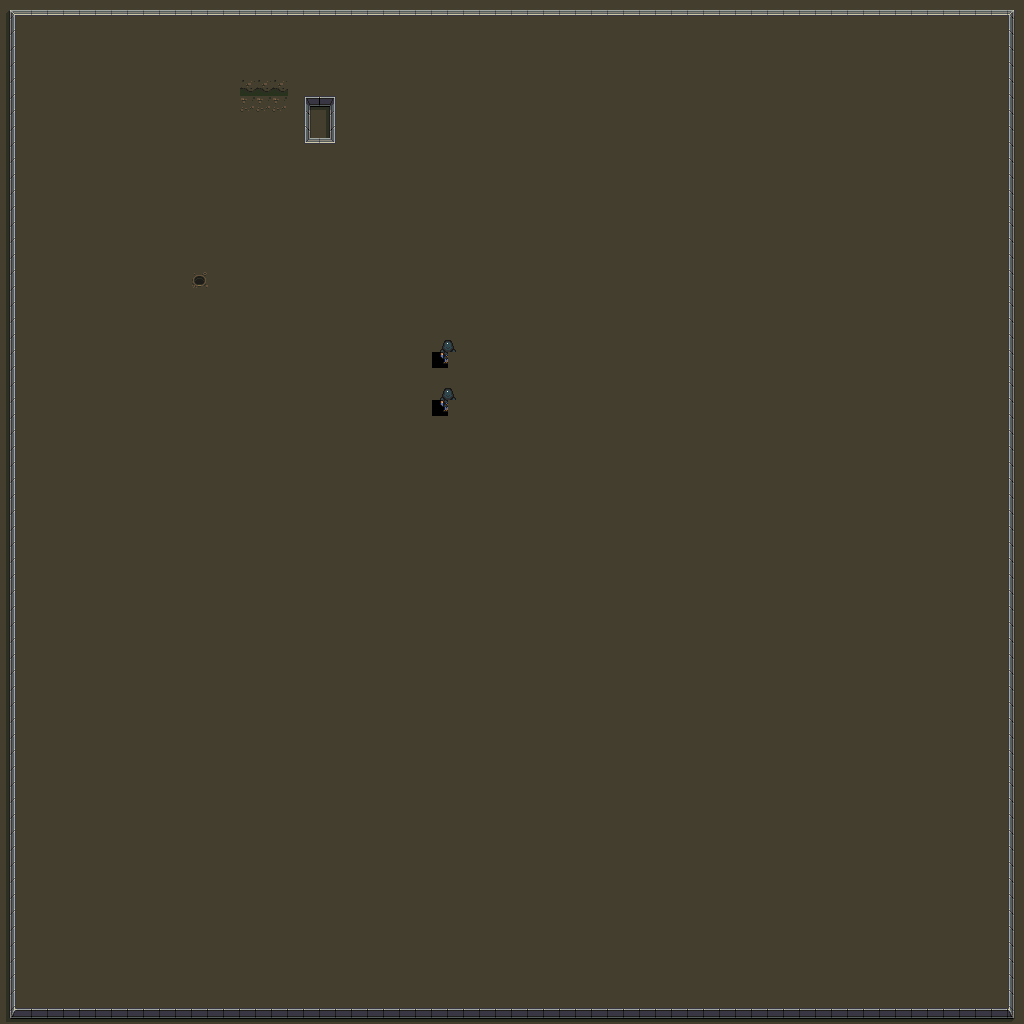

Rendered tile map (Tiled .tmx) drawn with the repository's tilesets; below, a short description and the map source with its tile grids summarised:
An orthogonal 64x64 tile map with 16x16 px tiles, 2 tile layers (BGLayer, FGLayer), 3 tilesets and 1 object.

<map version="1.2" tiledversion="1.2.0" orientation="orthogonal" renderorder="right-down" width="64" height="64" tilewidth="16" tileheight="16" infinite="0" nextlayerid="8" nextobjectid="1">
 <tileset firstgid="1" name="sci-fi-tiles" tilewidth="16" tileheight="16" tilecount="56" columns="28">
  <image source="sci-fi-tiles.png" trans="ff00ff" width="448" height="32" />
  <tile id="38">
   <properties>
    <property name="collider" type="bool" value="true" />
    <property name="state" type="int" value="1" />
   </properties>
  </tile>
  <tile id="39">
   <properties>
    <property name="collider" type="bool" value="true" />
    <property name="state" type="int" value="1" />
   </properties>
  </tile>
  <tile id="40">
   <properties>
    <property name="collider" type="bool" value="true" />
    <property name="state" type="int" value="1" />
   </properties>
  </tile>
  <tile id="41">
   <properties>
    <property name="collider" type="bool" value="true" />
    <property name="state" type="int" value="1" />
   </properties>
  </tile>
  <tile id="42">
   <properties>
    <property name="collider" type="bool" value="true" />
    <property name="state" type="int" value="1" />
   </properties>
  </tile>
  <tile id="43">
   <properties>
    <property name="collider" type="bool" value="true" />
    <property name="state" type="int" value="1" />
   </properties>
  </tile>
  <tile id="44">
   <properties>
    <property name="collider" type="bool" value="true" />
    <property name="state" type="int" value="1" />
   </properties>
  </tile>
  <tile id="45">
   <properties>
    <property name="collider" type="bool" value="true" />
    <property name="state" type="int" value="1" />
   </properties>
  </tile>
  <tile id="46">
   <properties>
    <property name="collider" type="bool" value="true" />
    <property name="state" type="int" value="1" />
   </properties>
  </tile>
  <tile id="47">
   <properties>
    <property name="collider" type="bool" value="true" />
    <property name="state" type="int" value="1" />
   </properties>
  </tile>
  <tile id="48">
   <properties>
    <property name="collider" type="bool" value="true" />
    <property name="state" type="int" value="1" />
   </properties>
  </tile>
  <tile id="49">
   <properties>
    <property name="collider" type="bool" value="true" />
    <property name="state" type="int" value="1" />
   </properties>
  </tile>
  <tile id="50">
   <properties>
    <property name="collider" type="bool" value="true" />
    <property name="state" type="int" value="1" />
   </properties>
  </tile>
  <tile id="51">
   <properties>
    <property name="collider" type="bool" value="true" />
    <property name="state" type="int" value="1" />
   </properties>
  </tile>
  <tile id="52">
   <properties>
    <property name="collider" type="bool" value="true" />
    <property name="state" type="int" value="1" />
   </properties>
  </tile>
  <tile id="53">
   <properties>
    <property name="collider" type="bool" value="true" />
    <property name="state" type="int" value="1" />
   </properties>
  </tile>
  <tile id="54">
   <properties>
    <property name="collider" type="bool" value="true" />
    <property name="state" type="int" value="1" />
   </properties>
  </tile>
 </tileset>
 <tileset firstgid="57" name="tilesheet" tilewidth="32" tileheight="32" tilecount="16" columns="4">
  <image source="tilesheet.png" trans="ff00ff" width="128" height="128" />
  <tile id="0">
   <objectgroup draworder="index">
    <object id="1" x="7.66667" y="3.66667" width="16.3333" height="24" />
   </objectgroup>
   <animation>
    <frame tileid="0" duration="100" />
    <frame tileid="1" duration="100" />
    <frame tileid="2" duration="100" />
    <frame tileid="3" duration="100" />
   </animation>
  </tile>
  <tile id="4">
   <animation>
    <frame tileid="4" duration="350" />
    <frame tileid="5" duration="350" />
    <frame tileid="6" duration="350" />
    <frame tileid="7" duration="350" />
   </animation>
  </tile>
  <tile id="8">
   <animation>
    <frame tileid="8" duration="350" />
    <frame tileid="9" duration="350" />
    <frame tileid="10" duration="350" />
    <frame tileid="11" duration="350" />
   </animation>
  </tile>
  <tile id="12">
   <animation>
    <frame tileid="12" duration="350" />
    <frame tileid="13" duration="350" />
    <frame tileid="14" duration="350" />
    <frame tileid="15" duration="350" />
   </animation>
  </tile>
 </tileset>
 <tileset firstgid="73" name="soldier_blk" tilewidth="32" tileheight="32" tilecount="16" columns="4">
  <image source="soldier_blk.png" trans="ff00ff" width="128" height="128" />
  <tile id="0">
   <animation>
    <frame tileid="0" duration="350" />
    <frame tileid="1" duration="350" />
    <frame tileid="2" duration="350" />
   </animation>
  </tile>
  <tile id="4">
   <animation>
    <frame tileid="4" duration="350" />
    <frame tileid="5" duration="350" />
    <frame tileid="6" duration="350" />
   </animation>
  </tile>
  <tile id="8">
   <animation>
    <frame tileid="8" duration="350" />
    <frame tileid="9" duration="350" />
    <frame tileid="10" duration="350" />
   </animation>
  </tile>
  <tile id="12">
   <animation>
    <frame tileid="12" duration="350" />
    <frame tileid="13" duration="350" />
    <frame tileid="14" duration="350" />
   </animation>
  </tile>
 </tileset>
 <layer id="2" name="BGLayer" width="64" height="64">
  <properties>
   <property name="stage_name" value="test_stage" />
  </properties>
  <data>[4096 cells, 4096 non-empty, 11 distinct tile ids]</data>
 </layer>
 <layer id="4" name="FGLayer" width="64" height="64">
  <properties>
   <property name="stage_name" value="test_stage" />
  </properties>
  <data>[4096 cells, 253 non-empty, 9 distinct tile ids]</data>
 </layer>
</map>
